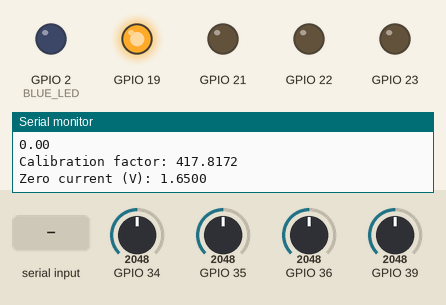
The sketch below on a simulated ESP32. Parts: output pins drawn as LEDs (lit = HIGH), the last lines printed to the serial monitor. Inputs (shaded band) come from the test bench; at power-on: GPIO 34 = 2048, GPIO 35 = 2048, GPIO 36 = 2048, GPIO 39 = 2048 (analog values on the 0–4095 scale). WiFi joins after 1.5 s; servers stay silent unless stated; no MQTT or app messages arrive unless stated.

Above: at 25.2 s.
25.3 s: "90:45\n" received over Serial
At 30.4 s:
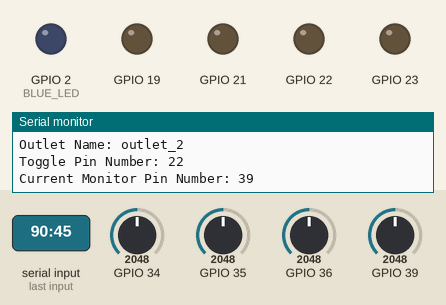
At 36.6 s:
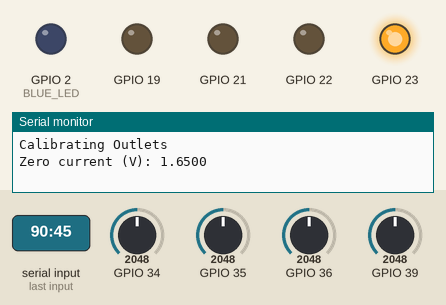
Timing chart, 0 to 43.0 s (numbered marks = the images above; inputs shaded):
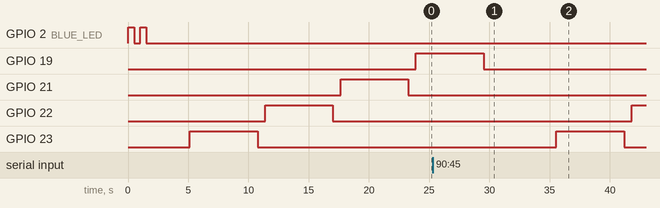

The sketch:

smart_power_connector.ino
```cpp
#include "outlet.h"
#include "packet.h"
#include "serial.h"
#include "wifi_custom.h"
#include "mqtt_custom.h"
#include "configuration.h"
#include <time.h>
#include "timer.h"

outlet outlets[NUM_OUTLETS];

bool fault = FAULT;

// Usable GPIO pins based on the ESP32 WROOM dev kit pinout
// The indexes of the arrays correspond to eachother. ex. outlet_1 has toggle pin 15 and adc pin 36
int usable_toggle_gpios[] = {23, 22, 21, 19, 18, 5}; //TODO: Implement an 8-to-1 MUX to support up to 8 outlets
int usable_adc_gpios[] = {36, 39, 34, 35, 32, 33}; // All ADC2 pins are available

// flag is 8 bits but stored in 16 bit due to overflow
uint16_t flag = 16; // set flag to 16 on boot to perform outlet calibration


void setup() {
  generate_serial();

  pinMode(BLUE_LED, OUTPUT);
  analogReadResolution(12);


  Serial.begin(9600);

  //init outlet objects
  for (int i = 0; i < NUM_OUTLETS; i++) {
    outlets[i] = outlet(usable_adc_gpios[i], usable_toggle_gpios[i], i);
  }


  wifi_connect();
  connect_mqtt();

  publish_message(build_status_packet(outlets, NUM_OUTLETS));
}


void loop() {
  // put your main code here, to run repeatedly:

  keep_alive();
  check_connection();

  flag += check_timer() + downlink_flag;


if (Serial.available() > 0) {
    int input = Serial.parseInt();
    if (input > 0) {
        flag += input;
    }
}


  if(flag & SERIAL_STATUS_PRETTY) { // command to demo the device
    Serial.println("Device Serial Number: " + String(serial));
    for (int i = 0; i < NUM_OUTLETS; i++) {
      Serial.println("------------------------------");
      Serial.println("Outlet Name: " + outlets[i].get_identifier());
      Serial.println("Toggle Pin Number: " + String(outlets[i].get_toggle_pin_num()));
      Serial.println("Current Monitor Pin Number: " + String(outlets[i].get_current_pin_num()));
      Serial.println("Power Reading (Watts): " + String(outlets[i].get_power()));
      Serial.println("------------------------------");
    }
  }

  if(flag & SERIAL_STATUS) {
    Serial.println(build_status_packet(outlets, NUM_OUTLETS));
  }

  if (flag & STATUS_PACKET) {
    publish_message(build_status_packet(outlets, NUM_OUTLETS));
    if (Serial.availableForWrite() > 0) Serial.println("Status Packet Uplinked to RabbitMQ");
  }

  if (flag & TOGGLE_OUTLET) {
    String key_value = "";
    for(int i = 0; i < NUM_OUTLETS; i++) {
      key_value = decode_request(last_packet, outlets[i].get_identifier());
      if(key_value != "") {
          outlets[i].set_status(key_value.toInt());
      }
    }
    if (Serial.availableForWrite() > 0) {
      Serial.println("Downlink request handled for: " + last_packet);
    }
    downlink_flag = 0;
    last_packet = "";
    publish_message(build_status_packet(outlets, NUM_OUTLETS));
    if (Serial.availableForWrite() > 0) Serial.println("Status Packet Uplinked to RabbitMQ, in response to downlink req");
  }

  if (flag & CAILIBRATE_OUTLETS) {
    Serial.println("Calibrating Outlets");

    for(int i = 0; i < NUM_OUTLETS; i++) {
      outlets[i].set_status(0);
      delay(10);
      outlets[i].calibrate_outlet();
      delay(10);
      outlets[i].set_status(1);
      delay(5000); // wait for current to change
      outlets[i].calibrate_error();
      delay(10);
      outlets[i].set_status(0);
    }
    Serial.println("Finished Calibration");
  }

  flag = 0;

}
```

current_monitor.cpp
```cpp
#include "current_monitor.h"
#include <Arduino.h>
#include "configuration.h"

current_monitor::current_monitor() {
  pin_num = -1;
}

current_monitor::current_monitor(int pin) {
  pin_num = pin;
  pinMode(pin, INPUT);
}

void current_monitor::set_pin_num(int pin) {
  pin_num = pin;
  pinMode(pin, INPUT);
}

float current_monitor::get_current() {
  float sum_squared = 0;


  for (int i = 0; i < NUM_SAMPLES; i++) {
    int mV = analogReadMilliVolts(pin_num); // Already accounts for 3.3V Vref
    float voltage = mV / 1000.0;

    float voltage_diff = voltage - zero_current;
    sum_squared += voltage_diff * voltage_diff;

    delayMicroseconds(500); // Tight sampling for smooth signal
  }

  float voltage_rms = sqrt(sum_squared / NUM_SAMPLES);
  float current_rms = (voltage_rms / CURRENT_SENSITIVITY) * calibration_factor;

  return current_rms;
}

void current_monitor::calibrate_zero_current() {
  float sum = 0;
  for (int i = 0; i < NUM_SAMPLES; i++) {
    int mV = analogReadMilliVolts(pin_num);
    float voltage = mV / 1000.0;
    sum += voltage;
    delayMicroseconds(500);
  }

  zero_current = sum / NUM_SAMPLES;
  Serial.print("Zero current (V): ");
  Serial.println(zero_current, 4);

}

void current_monitor::error_factor_calibration() {
  Serial.println("Beginning error factor calculation");
  float expected_current = 0.035;
  float measured_current = get_current();
  Serial.println(measured_current);
  if (measured_current == 0.0) {
    calibration_factor = 1.0;
    Serial.println("Measured current is 0. Failed to calibrate");
    return;
  }
  calibration_factor = expected_current / measured_current;
  Serial.print("Calibration factor: ");
  Serial.println(calibration_factor, 4);
}


//  float vADC = (adcValue / (float)ADC_RESOLUTION) * V_REF;
```

current_monitor.h
```cpp
/*
Daniel Yadov
Current Monitor class definition
*/

#ifndef current_mon
#define current_mon


class current_monitor {
  private:
    int current_consumption;
    int pin_num;
    float zero_current;
    float calibration_factor = 1.0;
  public:

    current_monitor();
    current_monitor(int pin);

    void set_pin_num(int pin);

    float get_current();
    void calibrate_zero_current();
    void error_factor_calibration();
};


#endif
```

mqtt_custom.cpp
```cpp
#include <PubSubClient.h>
#include <Arduino.h>
#include "mqtt_custom.h"
#include "serial.h"
#include "configuration.h"
#include <WiFi.h>
#include "packet.h"


WiFiClient espClient;
PubSubClient client(espClient);


const char* server = SERVER;
const int port = PORT;
const char* uplink_topic = MQ_UPLINK_TOPIC;
const char* downlink_topic = MQ_DOWNLINK_TOPIC;
const char* mqtt_username = USER;
const char* mqtt_password = MQ_PASS;

String last_packet = "";
int downlink_flag = 0;

void downlink_msg(char* topic, byte* payload, unsigned int length) {
  String str_payload = "";
  for (int i = 0; i < length; i++) {
    str_payload += (char)payload[i];
  }
  last_packet = str_payload;
  downlink_flag = 8;
}

void connect_mqtt() {
  unsigned long begin_connect_ts = millis();
  client.setBufferSize(512);
  client.setServer(server, port);
  client.setCallback(downlink_msg);
  String client_id = String(serial);
  while (!client.connected() && (millis() - begin_connect_ts) < TIMEOUT * 1000) {
    if (client.connect(client_id.c_str()), mqtt_username, mqtt_password) { // Use a unique client ID
      client.subscribe(downlink_topic);
    }
    else {
      Serial.println(client.state());
      delay(2000); // Retry after 2 seconds
    }
  }
}

void publish_message(String packet) {
  client.publish(uplink_topic, packet.c_str());
}


void keep_alive() {
  if (!client.connected()) {
        connect_mqtt();
  }
  client.loop();
}
```

mqtt_custom.h
```cpp
#ifndef mqtt_h
#define mqtt_h

extern String last_packet;
extern int downlink_flag;
void connect_mqtt();
void publish_message(String packet);
void keep_alive();

#endif
```

outlet.cpp
```cpp
#include "outlet.h"
#include "current_monitor.h"


outlet::outlet() {
  current_mon_pin_num = -1;
  toggle_pin_num = -1;
  identifier = "n/a";
}

outlet::outlet(int current, int toggle, int index) {
  current_mon_pin_num = current;
  toggle_pin_num = toggle;
  identifier = "outlet_" + String(index + 1);

  cm.set_pin_num(current);
  pinMode(toggle, OUTPUT);

}

int outlet::get_toggle_pin_num() {
  return toggle_pin_num;
}

int outlet::get_current_pin_num() {
  return current_mon_pin_num;
}

String outlet::get_identifier() {
  return identifier;
}


float outlet::get_power() {
  float power = cm.get_current();

  if (get_status() == 0 ) {
    return 0.0;
  }

  //return random(120, 3600 + 1);
  return power * 120;
}

void outlet::calibrate_outlet() {
  cm.calibrate_zero_current();
}

void outlet::calibrate_error() {
  cm.error_factor_calibration();
}

void outlet::set_status(bool toggle_value) {
  digitalWrite(toggle_pin_num, toggle_value);
}

bool outlet::get_status() {
  return digitalRead(toggle_pin_num);
}
```

outlet.h
```cpp
/*
Daniel Yadov
Outlet class definition
*/

#ifndef outlet_h
#define outlet_h

#include <Arduino.h>
#include "current_monitor.h"

class outlet {
  protected:
    current_monitor cm;
    String identifier;
    int current_mon_pin_num;
    int toggle_pin_num;
    int power_consumption;
    bool status;

  public:


    outlet(); //default constructor to initialize the array
    outlet(int current, int toggle, int index); //constructor used to initialize static values

    void pin_mode(int mode);

    int get_toggle_pin_num();
    int set_toggle_pin_num(int num);

    int get_current_pin_num();
    int set_current_pin_num(int num);

    float get_power();

    String get_identifier();

    bool get_status();
    void set_status(bool toggle_value);

    void calibrate_outlet();
    void calibrate_error();

};


#endif
```

packet.cpp
```cpp
#include "packet.h"
#include "serial.h"


String decode_request(const String &json, const String &key) {

  int start_index = json.indexOf("\"" + key + "\"");
  if (start_index == -1) return "";

  start_index = json.indexOf(":", start_index);
  if (start_index == -1) return "";

  start_index++; // Move past the colon
  while (start_index < json.length() && (json[start_index] == ' ' || json[start_index] == '{' || json[start_index] == '"')) {
      start_index++; // Skip whitespace, opening braces, or quotes
  }

  int end_index = start_index;
  while (end_index < json.length() && json[end_index] != ',' && json[end_index] != '}' && json[end_index] != '"') {
      end_index++; // Stop at comma, closing brace, or quote
  }

  return json.substring(start_index, end_index);
}


String build_status_packet(outlet *outlets, int size) {
  String packet = "{";
  packet += "\"deviceID\": \"";
  packet += serial;
  packet += "\",";
  for (int i = 0; i < size; i++) {
    packet += "\"";
    packet += String(outlets[i].get_identifier());
    packet += "\":";
    packet += "{";
    packet += "\"status\"";
    packet += ": ";
    packet += String(outlets[i].get_status());
    packet += ",";
    packet += "\"power\"";
    packet += ": ";
    packet += String(outlets[i].get_power());
    if (i < size - 1) {
      packet += "},";
    }
    else {
      packet += "}";
    }
  }
  packet += "}";


  return packet;
}
```

packet.h
```cpp
#ifndef packet_h
#define packet_h

#include <Arduino.h>
#include "outlet.h"

String build_status_packet(outlet *outlets, int size);
String decode_request(const String &json, const String &key);


#endif
```

serial.cpp
```cpp
#include <WiFi.h>
#include <Arduino.h>
unsigned long serial = -1;

void generate_serial() {
  uint64_t mac = ESP.getEfuseMac();
  serial = mac % 1000000;
}
```

serial.h
```cpp
#ifndef serial_h
#define serial_h

extern unsigned long serial;
void generate_serial();

#endif
```

timer.cpp
```cpp
#include "timer.h"

unsigned long last_status = 0;

uint8_t check_timer() {
  uint8_t flag_return = 0;
  unsigned long current_time = millis();

  if((current_time - last_status) > status_interval) {
    flag_return = flag_return + STATUS_PACKET;
    last_status = current_time;
  }

  return flag_return;
}
```

timer.h
```cpp
#ifndef timer_h
#define timer_h

#include "configuration.h"
#include <Arduino.h>
#include <time.h>

const unsigned long status_interval = STATUS_PACKET_INTERVAL * 1000; //convert s inteval to milliseconds
uint8_t check_timer();

#endif
```

wifi_custom.cpp
```cpp
#include "wifi_custom.h"
#include "configuration.h"
#include <Arduino.h>
#include <WiFi.h>

//WIFI Credentials
const char* ssid = WIFI_SSID;
const char* password = WIFI_PASSWORD;

void wifi_connect() {
  unsigned long begin_connect_ts = millis();
  WiFi.begin(ssid, password);

  while (WiFi.status() != WL_CONNECTED && (millis() - begin_connect_ts) < TIMEOUT * 1000) {
    digitalWrite(BLUE_LED, HIGH); // Turn LED on
    delay(500);
    digitalWrite(BLUE_LED, LOW); // Turn LED off
    delay(500);
  }
  digitalWrite(BLUE_LED, LOW);
}


void check_connection() {
  if(WiFi.status() != WL_CONNECTED) {
    WiFi.disconnect();
    wifi_connect();
  }


}
```

wifi_custom.h
```cpp
#ifndef wifi_custom_h
#define wifi_custom_h


void wifi_connect();
void check_connection();

#endif
```

configuration.h
```cpp
#ifndef config_h
#define config_h

#define NUM_OUTLETS 4 // max possible outlets 6 until 8-to-1 mux is implemented

// Set status packet interval here in seconds
#define STATUS_PACKET_INTERVAL 300

//WIFI Credentials
#define WIFI_SSID "Daniel"
#define WIFI_PASSWORD "12345678"

//MQTT Credentials
#define SERVER "44.212.28.132"
#define PORT 1883
#define USER "smartpowerconnector"
#define MQ_PASS "seniordesign2024"
#define MQ_UPLINK_TOPIC "outlet/uplink"
#define MQ_DOWNLINK_TOPIC "outlet/downlink"

//Builtin LED status indicator
#define BLUE_LED 2

//flag definitions
#define STATUS_PACKET 0b00000100 //flag to trigger uplink heartbeat status packet. Value 4
#define SERIAL_STATUS_PRETTY 0b00000010 //For demonstration purposes. Value: 2
#define SERIAL_STATUS 0b00000001 //For demonstration purposes. Value 1
#define TOGGLE_OUTLET 0b00001000 //Flag to trigger uplink cycle, current buffer size is 1 message. Value 8
#define CAILIBRATE_OUTLETS 0b00010000 //Calibrates the ACS712 Current Sensors. Value 16

//Fault Conditions
#define TIMEOUT 60
#define FAULT false

//Current Params
#define ADC_RESOLUTION 1023.0 //
#define VOLTAGE_REFERENCE 3.3 // Reference voltage in volts
#define CURRENT_SENSITIVITY 0.185// ACS712 sensitivity in V/A. 0.066 for the 30A module. 0.185 for the 5A module
#define ZERO_CURRENT 1.65
#define NUM_SAMPLES 1000 //Defines the number of samples that will be taken to determine AC current values
#define EXPECTED_CURRENT 0.035 // Defines the expected current for led 3.5W lamp


#endif
```

Measured:
- after the input at 25.3 s, GPIO 22: LOW → HIGH after 16.5 s; GPIO 23: LOW → HIGH after 10.3 s, → LOW 5.6 s later
